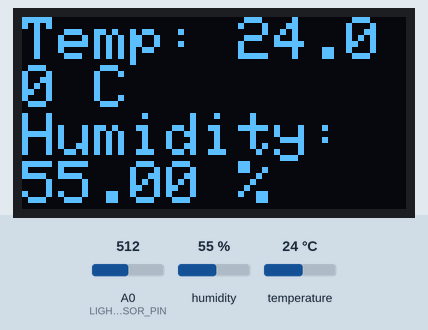
This sketch was run on a simulated ESP8266 (NodeMCU). Parts: 128×64 one-colour display. The test bench sets the inputs (shaded band); at power-on: A0 (LIGHT_SENSOR_PIN) = 512, humidity 55 %, temperature 24 °C. WiFi joins after 1.5 s; servers stay silent unless stated; uploads are accepted with an empty reply; what the sketch prints to the serial monitor is not drawn.

Above: at 30.1 s.

The sketch:

EnvironmentLogger.ino
```cpp
#include <Wire.h>
#include <Adafruit_GFX.h>
#include <Adafruit_SSD1306.h>
#include <DHT.h>
#include <ESP8266WiFi.h>
#include <ESP8266HTTPClient.h>
#include <TimeLib.h>

#define SCREEN_WIDTH 128
#define SCREEN_HEIGHT 64
#define OLED_RESET -1

#define DHTPIN D6
#define DHTTYPE DHT11
#define LIGHT_SENSOR_PIN A0

const char* ssid = "no"; // Replace with your network credentials
const char* password = "jesonjejemon";
const char* serverUrl = "http://192.168.222.22:3000/sensordatas"; // Use the correct endpoint

DHT dht(DHTPIN, DHTTYPE);
Adafruit_SSD1306 display(SCREEN_WIDTH, SCREEN_HEIGHT, &Wire, OLED_RESET);

unsigned long previousMillis = 0;
const long interval = 30000; // 30 seconds

void setup() {
  Serial.begin(115200);
  delay(100);

  Serial.println();
  Serial.println("Connecting to WiFi...");
  WiFi.begin(ssid, password);

  while (WiFi.status() != WL_CONNECTED) {
    delay(500);
    Serial.println("Connecting to WiFi...");
    Serial.print(".");
  }

  Serial.println();
  Serial.println("WiFi connected");
  Serial.print("IP Address: ");
  Serial.println(WiFi.localIP());

  display.begin(SSD1306_SWITCHCAPVCC, 0x3C);
  display.clearDisplay();
  display.setTextColor(WHITE);
  dht.begin();
}

void loop() {
  unsigned long currentMillis = millis();

  if (currentMillis - previousMillis >= interval) {
    previousMillis = currentMillis;

    float temperature = dht.readTemperature();
    float humidity = dht.readHumidity();
    int lightIntensity = analogRead(LIGHT_SENSOR_PIN);

    Serial.print("Temperature: ");
    Serial.print(temperature);
    Serial.print(" °C, Humidity: ");
    Serial.print(humidity);
    Serial.print(" %, Light Intensity: ");
    Serial.println(lightIntensity);

    display.clearDisplay();
    display.setTextSize(2);
    display.setCursor(0, 0);
    display.print("Temp: ");
    display.print(temperature);
    display.println(" C");
    display.print("Humidity: ");
    display.print(humidity);
    display.println(" %");
    display.print("Light: ");
    display.println(lightIntensity);
    display.display();

    if (WiFi.status() == WL_CONNECTED) {
      WiFiClient client;
      HTTPClient http;

      // Get current timestamp in seconds since the epoch
      time_t timestamp = now();

      // Get current date
      String date = String(year()) + "-" + String(month()) + "-" + String(day());

      Serial.println("Preparing to send POST request");
      Serial.print("Connecting to server: ");
      Serial.println(serverUrl);

      if (http.begin(client, serverUrl)) {
        Serial.println("Connection established");
        http.addHeader("Content-Type", "application/json");

        // Construct JSON payload with sensor data, timestamp, and date
        String jsonData = "{\"temperature\": " + String(temperature) + ", \"humidity\": " + String(humidity) + ", \"lightIntensity\": " + String(lightIntensity) + ", \"timestamp\": " + String(timestamp) + ", \"date\": \"" + date + "\"}";
        Serial.print("Sending data: ");
        Serial.println(jsonData);

        int httpResponseCode = http.POST(jsonData);

        if (httpResponseCode > 0) {
          String response = http.getString();
          Serial.println("HTTP Response code: " + String(httpResponseCode));
          Serial.println("Response: " + response);
        } else {
          Serial.print("Error on sending POST: ");
          Serial.println(httpResponseCode);
          Serial.println(http.errorToString(httpResponseCode));
        }

        http.end();
      } else {
        Serial.println("Unable to connect");
      }
    } else {
      Serial.println("WiFi Disconnected");
    }

    delay(3000);
  }
}
```
